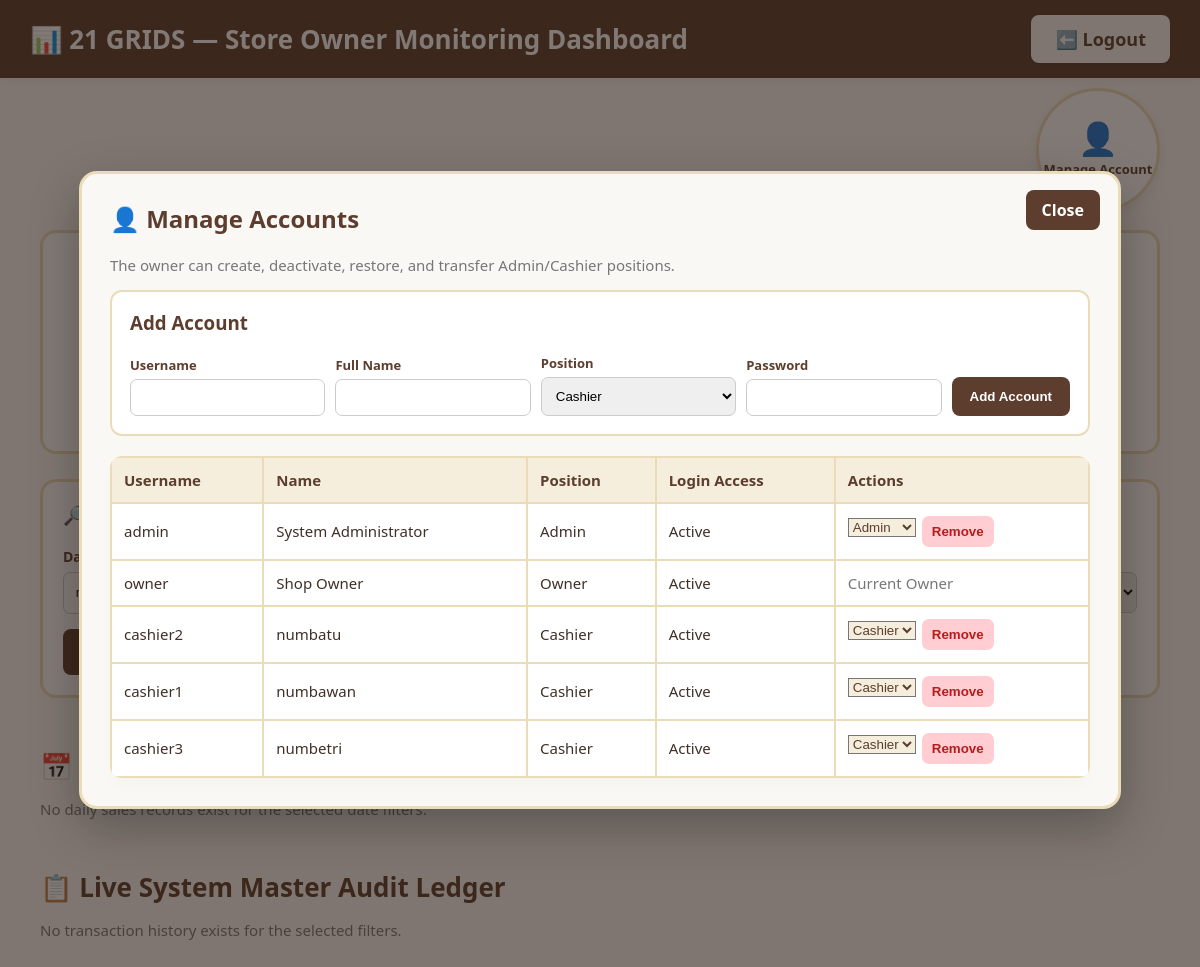
Page /owner.php?manage_accounts=1 (signed in) on the committed database.
### tables this page shows
CREATE TABLE users (
    user_id INT AUTO_INCREMENT PRIMARY KEY,
    username VARCHAR(50) NOT NULL UNIQUE,
    password_hash VARCHAR(255) NOT NULL,
    full_name VARCHAR(100) NOT NULL,
    role ENUM('admin','owner','cashier') NOT NULL,
    is_active TINYINT(1) NOT NULL DEFAULT 1,
    created_at TIMESTAMP NOT NULL DEFAULT CURRENT_TIMESTAMP
);

### includes/bootstrap.php (called while the page is built, shortened)
<?php
require_once __DIR__ . '/../src/App/Repositories/UserRepository.php';
$db = Database::connect();
$userRepo = new UserRepository($db);
function e($value): string {
    return htmlspecialchars((string)$value, ENT_QUOTES, 'UTF-8');
}

### src/App/Repositories/UserRepository.php (called while the page is built, shortened)
<?php
class UserRepository {
    public function allAccounts(): array {
        $stmt = $this->db->query('SELECT user_id, username, full_name, role, is_active, created_at FROM users ORDER BY role, full_name');
        return $stmt->fetchAll();
    }
}

### owner.php (the view, shortened to what this page needs)
<?php
require_once __DIR__ . '/includes/bootstrap.php';
$manageAccounts = ($_GET['manage_accounts'] ?? '') === '1';
$summary=$saleRepo->summary();
$dateFrom=trim($_GET['date_from'] ?? '');
$dateTo=trim($_GET['date_to'] ?? '');
$cashierId=(int)($_GET['cashier_id'] ?? 0);
$paymentMethod=trim($_GET['payment_method'] ?? '');
$status=trim($_GET['status'] ?? '');
$daily=$saleRepo->dailySales($dateFrom ?: null,$dateTo ?: null);
$ledger=$saleRepo->ledger(['date_from'=>$dateFrom,'date_to'=>$dateTo,'cashier_id'=>$cashierId,'payment_method'=>$paymentMethod,'status'=>$status]);
$accounts=$userRepo->allAccounts();
$filterQuery=http_build_query(['date_from'=>$dateFrom,'date_to'=>$dateTo,'cashier_id'=>$cashierId ?: '','payment_method'=>$paymentMethod,'status'=>$status]);
$ledger=App\DSA\Algorithms::selectionSort($ledger,fn($a,$b)=>(strtotime($b['sale_date']) <=> strtotime($a['sale_date'])) ?: ((int)$b['audit_id']<=> (int)$a['audit_id']));
?>
<!DOCTYPE html>
<html lang="en">
<head>
</head>
<body>
<div style="background:#5c3d2e;padding:15px 30px;margin:-40px -40px 10px -40px;display:flex;justify-content:space-between;align-items:center;box-shadow:0 4px 8px rgba(0,0,0,.05);"><h2 style="color:white;margin:0;font-size:26px;">📊 21 GRIDS — Store Owner Monitoring Dashboard</h2><a href="logout.php" class="nav-link">⬅️ Logout</a></div>
<div style="display:flex;justify-content:flex-end;margin:0 0 18px 0;">
<a class="account-manager-card" href="?manage_accounts=1#accountManager" aria-label="Manage accounts">
<span class="icon">👤</span>
<span class="label">Manage Account</span>
</a>
</div>
<div class="analytics-flex">
<a class="stat-card" href="?card_view=active_revenue&<?=$filterQuery?>#cardRecords"><h3>Net Active Revenue</h3><p>₱<?=number_format($summary['revenue'],2)?></p></a>
<a class="stat-card" href="?card_view=invoice_volume&<?=$filterQuery?>#cardRecords"><h3>Net Audited Invoice Volume</h3><p><?=$summary['orders']?> Receipts</p></a>
<a class="stat-card" href="?card_view=voided_receipts&<?=$filterQuery?>#cardRecords"><h3>Voided Receipts</h3><p><?=$summary['voided']?></p></a>
</div>
<div class="filter-box">
<h3 style="margin-top:0;color:#5c3d2e;">🔎 Transaction Filters</h3>
<form method="GET">
<div class="filter-grid">
<div><label>Date From</label><input type="date" name="date_from" value="<?=e($dateFrom)?>"></div>
<div><label>Date To</label><input type="date" name="date_to" value="<?=e($dateTo)?>"></div>
<div><label></label></div>
<div><label></label></div>
<div><label></label></div>
</div>
<div class="filter-actions"><button class="filter-btn" type="submit">Apply Filters</button><a class="filter-btn clear-btn" href="owner.php#records">Clear Filters</a></div>
</form>
</div>
<?php if($manageAccounts): ?>
<div class="modal-overlay" id="accountManager" style="display:flex;">
<div class="account-modal-box">
<a class="modal-close" href="owner.php#records">Close</a>
<h2 style="color:#5c3d2e;margin-top:0;">👤 Manage Accounts</h2>
<p class="small">The owner can create, deactivate, restore, and transfer Admin/Cashier positions.</p>
<div class="account-form">
<h3 style="margin-top:0;color:#5c3d2e;">Add Account</h3>
<form method="POST">
<div class="account-form-grid">
<div><label>Username</label><input type="text" name="username" required></div>
<div><label>Full Name</label><input type="text" name="full_name" required></div>
<div><label>Position</label><select name="role" required><option value="cashier">Cashier</option><option value="admin">Admin</option></select></div>
<div><label>Password</label><input type="password" name="password" required minlength="4"></div>
<div><button class="filter-btn" type="submit">Add Account</button></div>
</div>
</form>
</div>
<table class="account-table"><thead><tr><th>Username</th><th>Name</th><th>Position</th><th>Login Access</th><th>Actions</th></tr></thead><tbody>
<?php foreach($accounts as $account): ?>
<tr>
<td><?=e($account['username'])?></td>
<td><?=e($account['full_name'])?></td>
<td><?=e(ucfirst($account['role']))?></td>
<td><?=((int)$account['is_active']===1)?'Active':'Removed'?></td>
<td>
<div class="account-actions">
<?php if($account['role']!=='owner'): ?>
<form method="POST"><select name="role" onchange="this.form.submit()" class="btn-role" aria-label="Transfer position"><option value="cashier" <?=$account['role']==='cashier'?'selected':''?>>Cashier</option><option value="admin" <?=$account['role']==='admin'?'selected':''?>>Admin</option></select></form>
<?php if((int)$account['is_active']===1): ?>
<form method="POST" onsubmit="return confirm('Remove this account from login access?');"><button class="btn-remove" type="submit">Remove</button></form>
<?php else: ?>
<form method="POST"><input type="hidden" name="account_action" value="activate"><input type="hidden" name="user_id" value="<?=e($account['user_id'])?>"><button class="btn-restore" type="submit">Restore</button></form>
<?php endif; ?>
<?php else: ?>
<span class="small">Current Owner</span>
<?php endif; ?>
</div>
</td>
</tr>
<?php endforeach; ?>
</tbody></table>
</div>
</div>
<?php endif; ?>
<h3 class="section-title">📅 Daily Sales Summary</h3>
<?php if(empty($daily)): ?><p class="small">No daily sales records exist for the selected date filters.</p><?php endif; ?>
<h3 class="section-title" id="records">📋 Live System Master Audit Ledger</h3>
<?php if(empty($ledger)): ?><p class="small">No transaction history exists for the selected filters.</p><?php endif; ?>
</body>
</html>

### owner.php (style rules this page uses)
body { font-family:'Segoe UI',sans-serif;background:#faf8f5;margin:40px;color:#3f3028 }
.nav-link { background:#faf8f5;color:#5c3d2e;text-decoration:none;padding:12px 24px;border-radius:8px;font-weight:bold;font-size:18px;box-shadow:0 2px 4px rgba(0,0,0,.1) }
.analytics-flex { display:flex;gap:30px }
.account-manager-card { width:118px;height:118px;border-radius:50%;background:white;border:3px solid #ebdcb9;display:flex;flex-direction:column;align-items:center;justify-content:center;text-decoration:none;color:#5c3d2e;font-weight:bold;cursor:pointer;box-shadow:0 5px 14px rgba(0,0,0,.08);transition:transform .2s,box-shadow .2s }
.account-manager-card .icon { font-size:32px;line-height:1 }
.account-manager-card .label { font-size:13px;margin-top:6px }
.account-modal-box { position:relative;width:min(980px,94vw);max-height:86vh;overflow:auto;background:#faf8f5;border:3px solid #ebdcb9;border-radius:18px;padding:28px;box-shadow:0 18px 50px rgba(0,0,0,.28);transform:translateY(18px) scale(.98);animation:modalPop .22s ease forwards }
.account-form { background:white;border:2px solid #ebdcb9;border-radius:12px;padding:18px;margin-bottom:20px }
.account-form-grid { display:grid;grid-template-columns:1fr 1fr 1fr 1fr auto;gap:10px;align-items:end }
.account-form label { display:block;font-weight:bold;color:#5c3d2e;font-size:13px }
.account-form input,.account-form select { width:100%;box-sizing:border-box;padding:10px;border:1px solid #ccc;border-radius:7px;margin-top:5px }
.account-table th,.account-table td { font-size:15px;padding:12px }
.account-actions { display:flex;gap:6px;flex-wrap:wrap }
.account-actions form { margin:0 }
.account-actions button { border:none;border-radius:7px;padding:8px 10px;font-weight:bold;cursor:pointer }
.btn-role { background:#f5eedc;color:#5c3d2e }
.btn-remove { background:#ffcdd2;color:#b71c1c }
.stat-card { background:white;padding:30px;border:3px solid #ebdcb9;border-radius:16px;flex:1;text-align:center;text-decoration:none;color:inherit;cursor:pointer }
.stat-card h3 { color:#5c3d2e }
.stat-card p { font-size:34px;font-weight:bold;color:#2e7d32 }
.section-title { color:#5c3d2e;font-size:26px;margin:50px 0 5px }
table { width:100%;border-collapse:collapse;margin-top:20px;background:white;border-radius:12px;overflow:hidden;box-shadow:0 8px 16px rgba(0,0,0,.02) }
th,td { border:2px solid #ebdcb9;padding:16px;text-align:left;font-size:17px }
th { background:#f5eedc;color:#5c3d2e }
.small { color:#777;font-size:15px }
.filter-box { background:white;border:3px solid #ebdcb9;border-radius:16px;padding:20px;margin-top:25px }
.filter-grid { display:grid;grid-template-columns:repeat(5,1fr);gap:12px }
.filter-grid label { font-weight:bold;color:#5c3d2e;font-size:14px }
.filter-actions { margin-top:15px;display:flex;gap:10px }
.filter-btn { background:#5c3d2e;color:white;border:none;border-radius:8px;padding:12px 18px;font-weight:bold;cursor:pointer;text-decoration:none }
.clear-btn { background:#eee;color:#5c3d2e }
.modal-overlay { position:fixed;inset:0;background:rgba(38,25,18,.58);display:flex;align-items:center;justify-content:center;padding:28px;z-index:999;opacity:0;animation:modalFade .22s ease forwards }
.modal-close { position:absolute;top:16px;right:18px;display:inline-block;background:#5c3d2e;color:white;text-decoration:none;border-radius:8px;padding:9px 16px;font-weight:bold;z-index:2 }

### rows in the picture
users: username "admin", full_name "System Administrator", role "Admin", is_active "Active"
users: username "owner", full_name "Shop Owner", role "Owner", is_active "Active", shows "Current Owner"
users: username "cashier2", full_name "numbatu", role "Cashier", is_active "Active"
users: username "cashier1", full_name "numbawan", role "Cashier", is_active "Active"
users: username "cashier3", full_name "numbetri", role "Cashier", is_active "Active"
